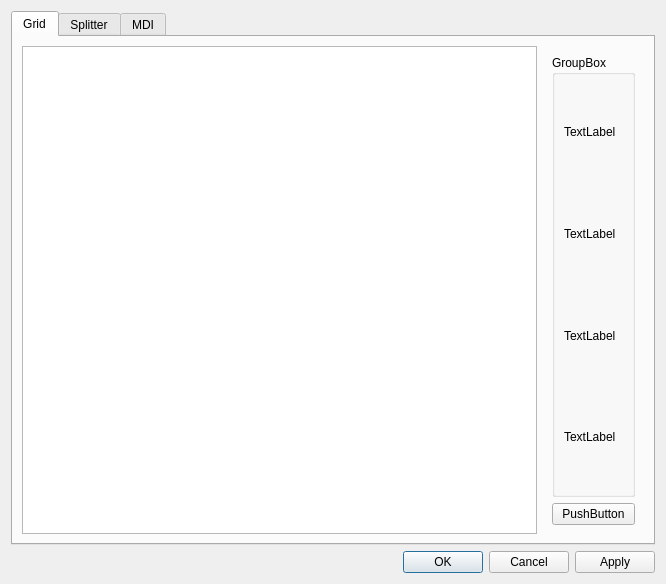
<?xml version="1.0" encoding="UTF-8"?>
<ui version="4.0">
 <class>SpaceWidgetGridDesignDialog</class>
 <widget class="QDialog" name="SpaceWidgetGridDesignDialog">
  <property name="geometry">
   <rect>
    <x>0</x>
    <y>0</y>
    <width>666</width>
    <height>584</height>
   </rect>
  </property>
  <property name="windowTitle">
   <string>Dialog</string>
  </property>
  <layout class="QVBoxLayout" name="verticalLayout_6">
   <item>
    <widget class="QTabWidget" name="tabWidget">
     <property name="currentIndex">
      <number>0</number>
     </property>
     <widget class="QWidget" name="tab_1">
      <attribute name="title">
       <string>Grid</string>
      </attribute>
      <layout class="QVBoxLayout" name="verticalLayout_3">
       <item>
        <layout class="QHBoxLayout" name="horizontalLayout">
         <item>
          <widget class="GridTableView" name="tableView">
           <property name="sizePolicy">
            <sizepolicy hsizetype="Expanding" vsizetype="Expanding">
             <horstretch>0</horstretch>
             <verstretch>0</verstretch>
            </sizepolicy>
           </property>
          </widget>
         </item>
         <item>
          <widget class="QWidget" name="widget" native="true">
           <layout class="QVBoxLayout" name="verticalLayout_2">
            <item>
             <widget class="QGroupBox" name="groupBox">
              <property name="title">
               <string>GroupBox</string>
              </property>
              <layout class="QVBoxLayout" name="verticalLayout">
               <item>
                <widget class="QLabel" name="label">
                 <property name="text">
                  <string>TextLabel</string>
                 </property>
                </widget>
               </item>
               <item>
                <widget class="QLabel" name="label_2">
                 <property name="text">
                  <string>TextLabel</string>
                 </property>
                </widget>
               </item>
               <item>
                <widget class="QLabel" name="label_3">
                 <property name="text">
                  <string>TextLabel</string>
                 </property>
                </widget>
               </item>
               <item>
                <widget class="QLabel" name="label_4">
                 <property name="text">
                  <string>TextLabel</string>
                 </property>
                </widget>
               </item>
              </layout>
             </widget>
            </item>
            <item>
             <widget class="QPushButton" name="pushButton">
              <property name="text">
               <string>PushButton</string>
              </property>
             </widget>
            </item>
           </layout>
          </widget>
         </item>
        </layout>
       </item>
      </layout>
     </widget>
     <widget class="QWidget" name="tab_2">
      <attribute name="title">
       <string>Splitter</string>
      </attribute>
      <layout class="QVBoxLayout" name="verticalLayout_4">
       <item>
        <widget class="QGroupBox" name="groupBox_2">
         <property name="title">
          <string>GroupBox</string>
         </property>
         <layout class="QGridLayout" name="gridLayout">
          <item row="0" column="0">
           <widget class="QLabel" name="label_two">
            <property name="text">
             <string>TextLabel</string>
            </property>
           </widget>
          </item>
          <item row="0" column="1">
           <widget class="QLabel" name="label_four">
            <property name="text">
             <string>TextLabel</string>
            </property>
           </widget>
          </item>
          <item row="1" column="0">
           <widget class="QLabel" name="label_six">
            <property name="text">
             <string>TextLabel</string>
            </property>
           </widget>
          </item>
          <item row="1" column="1">
           <widget class="QLabel" name="label_eight">
            <property name="text">
             <string>TextLabel</string>
            </property>
           </widget>
          </item>
         </layout>
        </widget>
       </item>
      </layout>
     </widget>
     <widget class="QWidget" name="tab_3">
      <attribute name="title">
       <string>MDI</string>
      </attribute>
      <layout class="QVBoxLayout" name="verticalLayout_5">
       <item>
        <widget class="QGroupBox" name="groupBox_3">
         <property name="title">
          <string>GroupBox</string>
         </property>
        </widget>
       </item>
      </layout>
     </widget>
    </widget>
   </item>
   <item>
    <widget class="QDialogButtonBox" name="buttonBox">
     <property name="orientation">
      <enum>Qt::Horizontal</enum>
     </property>
     <property name="standardButtons">
      <set>QDialogButtonBox::Apply|QDialogButtonBox::Cancel|QDialogButtonBox::Ok</set>
     </property>
    </widget>
   </item>
  </layout>
 </widget>
 <customwidgets>
  <customwidget>
   <class>GridTableView</class>
   <extends>QTableView</extends>
   <header>UI/spacetab/gridtableview.h</header>
  </customwidget>
 </customwidgets>
 <resources/>
 <connections/>
</ui>
